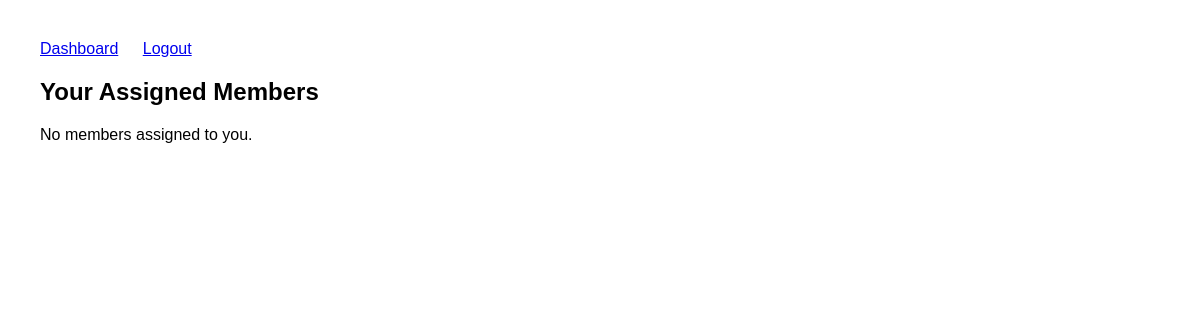
/dashboard/trainer/members/ (signed in), run on an earlier commit of the app's database.
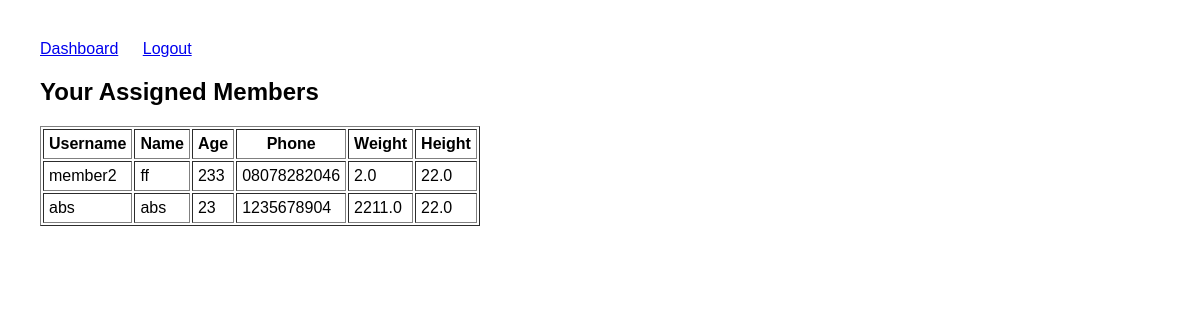
And on a later commit of the database.
### users/models.py (models this page shows)
class CustomUser(AbstractUser):
    role = models.CharField(max_length=10, choices=ROLE_CHOICES, default='member')
    name = models.CharField(max_length=100, blank=True, default="")         # ✅ No NULL issues
    age = models.IntegerField(null=True, blank=True)                         # ✅ Optional
    phone = models.CharField(max_length=10, blank=True, default="")          # ✅ No NULL issues
    address = models.TextField(blank=True, default="Not Provided")           # ✅ No NULL issues
    weight = models.FloatField(null=True, blank=True)                        # ✅ Optional
    height = models.FloatField(null=True, blank=True)                        # ✅ Optional
    experience = models.IntegerField(null=True, blank=True)                  # ✅ Optional
    trainer = models.ForeignKey(
        'self',
        on_delete=models.SET_NULL,
        null=True,
        blank=True,
        limit_choices_to={'role': 'trainer'},
        related_name='assigned_members'
    )

### dashboard/views.py (the view)
# urls.py: path('trainer/members/', views.view_assigned_members, name='view_assigned_members'),
@login_required
def view_assigned_members(request):
    if request.user.role != 'trainer':
        return redirect('dashboard')
    members = CustomUser.objects.filter(role='member', trainer=request.user)
    return render(request, 'trainer_assigned_members.html', {'members': members})

### templates/trainer_assigned_members.html
{% extends "base.html" %}
{% block content %}
<h2>Your Assigned Members</h2>
{% if members %}
    <table border="1" cellpadding="5">
        <tr>
            <th>Username</th>
            <th>Name</th>
            <th>Age</th>
            <th>Phone</th>
            <th>Weight</th>
            <th>Height</th>
        </tr>
        {% for member in members %}
        <tr>
            <td>{{ member.username }}</td>
            <td>{{ member.name }}</td>
            <td>{{ member.age }}</td>
            <td>{{ member.phone }}</td>
            <td>{{ member.weight }}</td>
            <td>{{ member.height }}</td>
        </tr>
        {% endfor %}
    </table>
{% else %}
    <p>No members assigned to you.</p>
{% endif %}
{% endblock %}

### templates/base.html (shortened to what this page needs)
<!DOCTYPE html>
<html>
<head>
    <link rel="stylesheet" href="/static/css/styles.css">
</head>
<body>
    <nav>
        <a href="/dashboard/">Dashboard</a>
        {% include 'partials/logout_button.html' %}
    </nav>
    {% block content %}{% endblock %}
</body>
</html>

### templates/partials/logout_button.html
<a href="/logout/">Logout</a>

### static/css/styles.css (style rules this page uses)
body { font-family: Arial; margin: 40px; }
nav a { margin-right: 20px; }

What changed in the data, as far as the page shows it:
now on this page (row edited): CustomUser: username "member2", name "ff", age "233", phone "08078282046", weight "2.0", height "22.0"
now on this page (row edited): CustomUser: username "abs", name "abs", age "23", phone "1235678904", weight "2211.0", height "22.0"
Also different on the page:
text no longer shown: "No members assigned to you."
text now shown: "Username Name Age Phone Weight Height"
